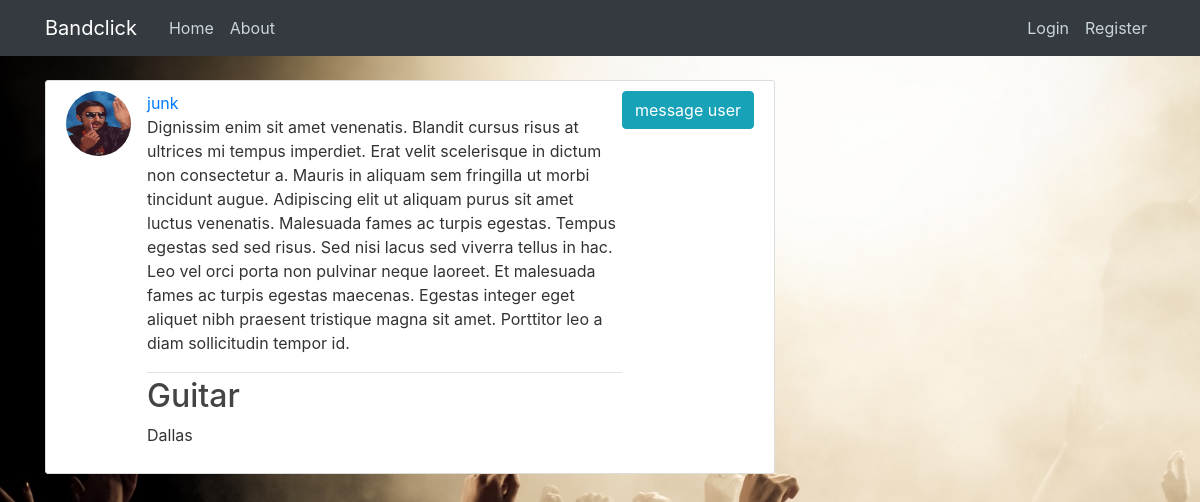
The app's page /profile/2/ with its own data.
### users/models.py (models this page shows, shortened)
class Profile(models.Model):
    user = models.OneToOneField(User, on_delete=models.CASCADE)
    image = models.ImageField(default='default.jpg', upload_to='profile_pics')
    bio = models.CharField(max_length=1000, default='some bio string')
    city = models.CharField(max_length=300, default='Waxahatchie')
    instrument = models.CharField(max_length=300, default='bazooki')
    date_posted = models.DateTimeField(default=timezone.now)

### users/views.py (the view)
# urls.py: path('profile/<pk>/', ProfileDetailView.as_view(), name='profileDetail'),
class ProfileDetailView(DetailView):
    model = Profile

### users/templates/users/profile_detail.html
{% extends "blog/base.html" %}
{% block content %}
    <article class="media content-section">
        <img class="rounded-circle article-img" src="{{ object.user.profile.image.url }}">
        <div class="media-body">
            <div class="article-metadata">
                <a class="mr-2" href="#">{{ object.user.username }}</a>
                <p class="article-content">{{ object.user.profile.bio }}</p>
            </div>
            <h2 class="article-title">{{ object.user.profile.instrument }}</h2>
            <p class="article-content">{{ object.user.profile.city }}</p>
        </div>
        <div class="form-group">
            <button class="btn btn-info" type="submit">message user</button>
        </div>
    </article>
{% endblock content %}

### blog/static/blog/main.css (style rules this page uses)
body { background: #fafafa; color: #333333; margin-top: 5rem; }
h1, h2, h3, h4, h5, h6 { color: #444444; }
.content-section { background: #ffffff; padding: 10px 20px; border: 1px solid #dddddd; border-radius: 3px; margin-bottom: 20px; }
.article-title { color: #444444; }
.article-content { white-space: pre-line; }
.article-img { height: 65px; width: 65px; margin-right: 16px; }
.article-metadata { padding-bottom: 1px; margin-bottom: 4px; border-bottom: 1px solid #e3e3e3 }

### records on screen
Profile: user.profile.image (picture), user.username "junk", user.profile.bio "Dignissim enim sit amet venenatis. Blandit cursus risus at ultrices mi tempus imperdiet. Erat velit scelerisque in dictum non consectetur a. Mauris in aliquam sem fringilla ut morbi tincidunt augue. Adipiscing elit ut aliquam purus sit amet luctus venenatis. Malesuada fames ac turpis egestas. Tempus egestas sed sed risus. Sed nisi lacus sed viverra tellus in hac. Leo vel orci porta non pulvinar neque laoreet. Et malesuada fames ac turpis egestas maecenas. Egestas integer eget aliquet nibh praesent tristique magna sit amet. Porttitor leo a diam sollicitudin tempor id.", user.profile.instrument "Guitar", user.profile.city "Dallas"
